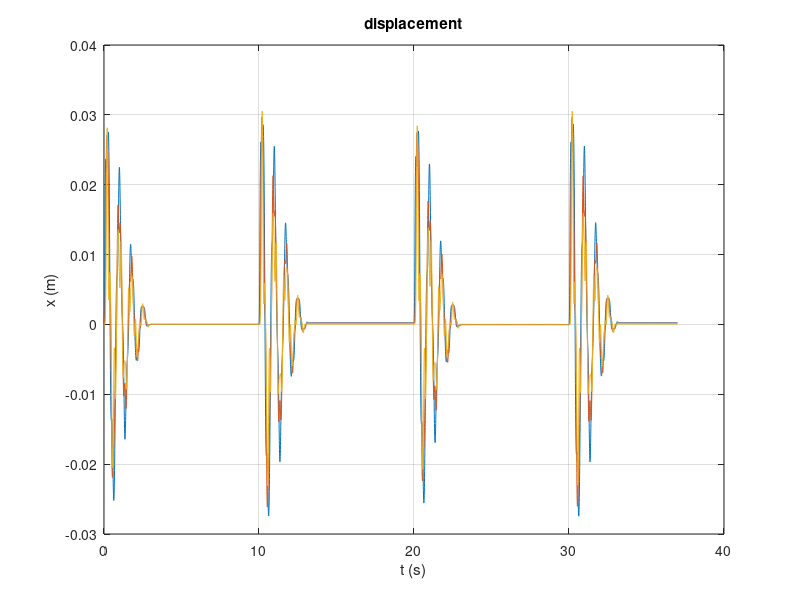
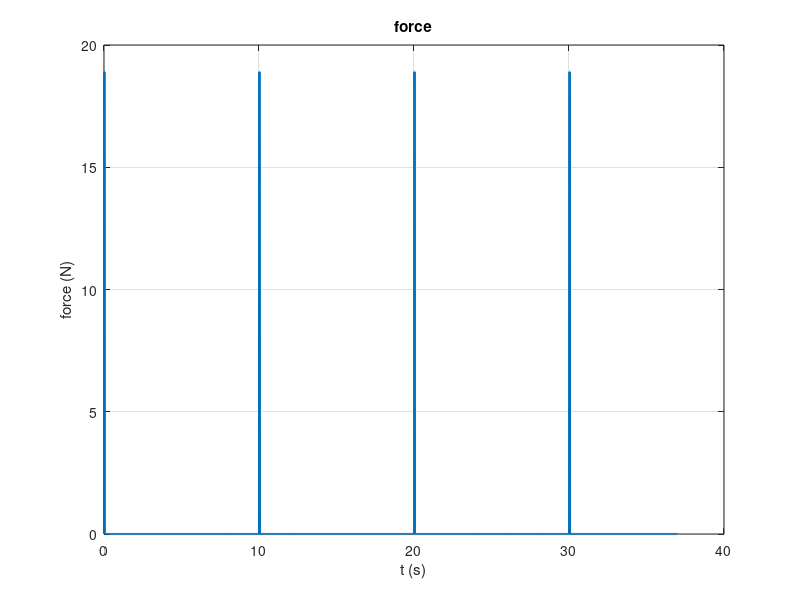
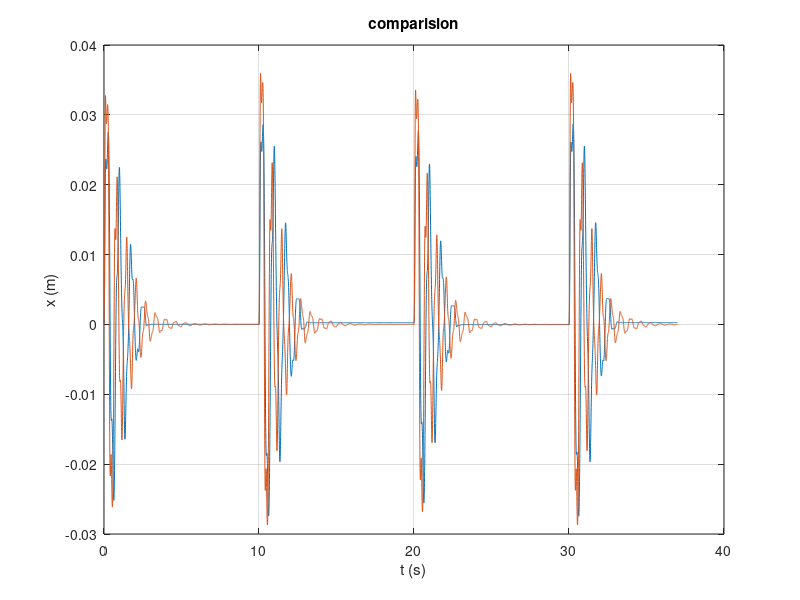

These figures' MATLAB source, in order: (Note: this script raises an error after producing the figures.)
%%%%%%%%%%%%%%%%%%%%%%%%%%%%%%%%%%%%%%%%%%%%%%%%%%%%%%%%%%%%%%%%%%%%%%%%%%%%%%%%%%%%%%%%%%%%%%%%%%%%%%%%%%%%%%%%%%%%%%%%%%%%%%%%%%%%%%%%%%%%%%
%file data_impulses.mat : use the impulse response to identify the
%parameters. if choose response to impulsive force, due to the
%approximation of the force estimation, you can consider the
%voltage-to-force coefficient as one of the parameters to be estimeted.

clear all; 
close all; 
clc;
%% Load data

load input_data_impulses;

global v t x1_disp x2_disp x3_disp;



%% converision encoder to displacement 
x1_disp = (0.0706/16000)*x1;
x2_disp = (0.0706/16000)*x2;
x3_disp = (0.0706/16000)*x3;

% plot output data
figure
plot(t,x1_disp,t,x2_disp,t,x3_disp)
xlabel('t (s)');ylabel('x (m)');
grid
title('displacement')

%% force 
ka=2% [A/V]
kt=0.1 %[Nm/A]
kmp=26.25 %[1/m]
g_v=1.2;
f1=(ka*kt*kmp)*g_v*v; %N
f2= zeros(size(f1));
f3= zeros(size(f1));

f= horzcat(f1,f2,f3);

figure
plot(t,f1,'LineWidth',1.5)
xlabel('t (s)');ylabel('force (N)');
grid
title('force')

%% transfer function 
m1=1; %kg
m2=1;
m3=1;

k1=774; %N/m
k2=770;
k3=396;

c1=2;  %N/s
c2=2;
c3=2;
c12=0.1
c23=0.1

Ts=0.005;

s = tf('s');
%Mass Matrix
M=[m1 0 0;
    0 m2 0;
    0 0 m3];
%Damping Matrix
C = [+c1+c12   -c12        0;
      -c12  +c2+c12+c23     -c23;
        0        -c23      +c3+c23];
%Stiffness Matrix
K=[k1 -k1 0;
    -k1 k1+k2 -k2;
    0 -k2 k2+k3];

D=M*s^2+C*s+K;

%D = [m1*s^2+c1*s+k1     -k1                            0;
%           -k1           m2*s^2+c2*s+k1+k2            -k2;
%            0          -k2                m3*s^2+c3*s+k2+k3]

G = inv(D)

X = lsim(G,f,t);

%% plot output data
figure
plot(t,x1_disp,t,X(:,1))
xlabel('t (s)');ylabel('x (m)');
grid
title('comparision')

%% compare
cost_func = 'NRMSE';
fit = goodnessOfFit(X(:,1),x1_disp,cost_func);

%% optimatization
P = [1.5 1.5 1.5 1 2 2 0.001 0.001 6];
%P = [m1,m2,m3,c1,c2,c3,c12,c23,g_v];

%options = optimset('PlotFcns',@optimplotfval);
%opt = fminsearch(@error,P,options);

A = [];
b = [];
Aeq = [];
beq = [];

lb = [0,0,0,0,0,0,0,0,0];
ub = [2,2,2,5,5,5,5,5,7];

opt = fmincon(@error,P,A,b,Aeq,beq,lb,ub)

%% control 
% force 
ka=2% [A/V]
kt=0.1 %[Nm/A]
kmp=26.25 %[1/m]
g_v= opt(1,9);
f1=(ka*kt*kmp)*g_v*v; %N
f2= zeros(size(f1));
f3= zeros(size(f1));

f= horzcat(f1,f2,f3);

% transfer function 
m1=opt(1,1); %kg
m2=opt(1,2);
m3=opt(1,3);

k1=774; %N/m
k2=770;
k3=396;

c1=opt(1,4);  %N/s
c2=opt(1,5);
c3=opt(1,6);
c12=opt(1,7);
c23=opt(1,8);

Ts=0.005;

s = tf('s');
%Mass Matrix
M=[m1 0 0;
    0 m2 0;
    0 0 m3];
%Damping Matrix
C = [+c1+c12   -c12        0;
      -c12  +c2+c12+c23     -c23;
        0        -c23      +c3+c23];
%Stiffness Matrix
K=[k1 -k1 0;
    -k1 k1+k2 -k2;
    0 -k2 k2+k3];

D=M*s^2+C*s+K;

%D = [m1*s^2+c1*s+k1     -k1                            0;
%           -k1           m2*s^2+c2*s+k1+k2            -k2;
%            0          -k2                m3*s^2+c3*s+k2+k3]

G = inv(D)

X_opt = lsim(G,f,t);
%% compare
cost_func = 'NRMSE';
fit_opt1 = goodnessOfFit(X_opt(:,1),x1_disp,cost_func);
fit_opt2 = goodnessOfFit(X_opt(:,2),x2_disp,cost_func);
fit_opt3 = goodnessOfFit(X_opt(:,3),x3_disp,cost_func);

% plot output data
figure
plot(t,x1_disp,t,X_opt(:,1))
xlabel('t (s)');ylabel('x1 (m)');
grid
title('comparision opt x1')

figure
plot(t,x2_disp,t,X_opt(:,2))
xlabel('t (s)');ylabel('x2 (m)');
grid
title('comparision opt x2')

figure
plot(t,x3_disp,t,X_opt(:,3))
xlabel('t (s)');ylabel('x3 (m)');
grid
title('comparision opt x3')

%% 

